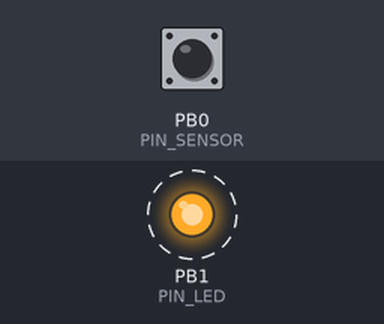
Recording of a program running on a simulated ATtiny85, built with avr-gcc and run on an emulated ATtiny85. Shown: output pins drawn as LEDs (lit = HIGH). Dashed ring = blinking. The inputs (shaded band) are chosen by the test bench; at power-on: PB0 (PIN_SENSOR) LOW. Sleep ends after the set time or at an interrupt.

Above: at 0.9 s.
1.3 s: PB0 (PIN_SENSOR) pulsed HIGH 5 times (0.12 s each, 0.3 s apart)
At 2.79 s:
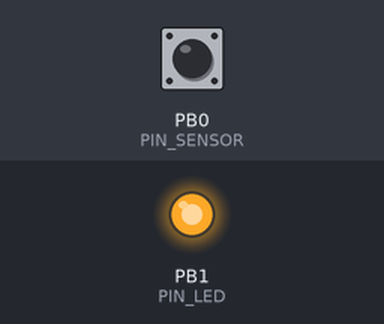
At 9.7 s:
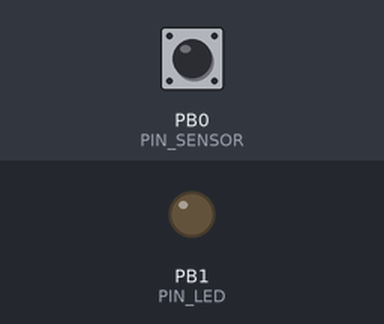
Timing chart, 0 to 10.6 s (numbered marks = the images above; inputs shaded):
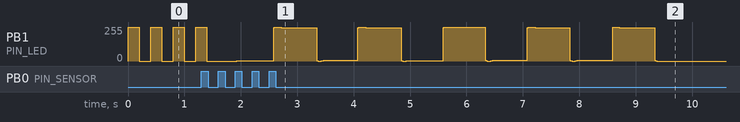

The program:

main.cpp
```cpp
#include <Arduino.h>
#include <avr/sleep.h>

#define PIN_LED 1
#define PIN_SENSOR 0
#define PCIE_SENSOR PCINT0
#define NUDGE_PULSE_DURATION 1500L
#define NUDGE_DURATION NUDGE_PULSE_DURATION * 5

enum State {
  BOOT,
  POWER_DOWN,
  NUDGE_START,
  NUDGE_PROGRESS,
  NUDGE_STOP
};

volatile State g_currentState = BOOT;
long g_nudgeStartMillis = 0L;

ISR(PCINT0_vect) {
  // High level and currently in power down mode (software rising edge)
  if ( (PINB & _BV(PCIE_SENSOR)) == 1 && g_currentState == POWER_DOWN) {
    g_currentState = NUDGE_START;
  }
}

void sleep() {
  // We cannot use INT0 as it doesn't work in sleep mode
  GIMSK |= _BV(PCIE); // - Turns on pin change interrupts
  PCMSK |= _BV(PIN_SENSOR); // - Turns on interrupts on pins
  sei();
  ADCSRA &= ~_BV(ADEN); // - Disable ADC, saves ~230uA
  sleep_mode(); // - Go to sleep
  //ADCSRA |= _BV(ADEN); // - Enable ADC
}

void setup() {
  pinMode(PIN_LED, OUTPUT);
  pinMode(PIN_SENSOR, INPUT);
  //digitalWrite(PIN_SENSOR, HIGH); // Enable pullup resistor

  set_sleep_mode(SLEEP_MODE_PWR_DOWN);
}

void loop() {
  switch (g_currentState) {
    case BOOT:
      for(int i = 0; i < 4; i++) {
        digitalWrite(PIN_LED, HIGH);
        delay(200);
        digitalWrite(PIN_LED, LOW);
        delay(200);
      }
      g_currentState = POWER_DOWN;
      break;
    case NUDGE_START:
      g_nudgeStartMillis = millis();
      g_currentState = NUDGE_PROGRESS;
      break;
    case NUDGE_PROGRESS:
#ifdef BLINK_INSTEAD_OF_PULSE
      for(int i = 0; i < 10; i++) {
        digitalWrite(PIN_LED, HIGH);
        delay(200);
        digitalWrite(PIN_LED, LOW);
        delay(200);
      }
#else
      analogWrite(PIN_LED, sin( 2 * PI / NUDGE_PULSE_DURATION * (millis() - g_nudgeStartMillis) + 3 * PI / 2) * 128 + 128);
#endif
      if(millis() - g_nudgeStartMillis > NUDGE_DURATION) {
        g_currentState = NUDGE_STOP;
      }
      break;
    case NUDGE_STOP:
      digitalWrite(PIN_LED, LOW);
      g_currentState = POWER_DOWN;
      break;
    case POWER_DOWN:
      sleep();
      break;
  }
}
```
